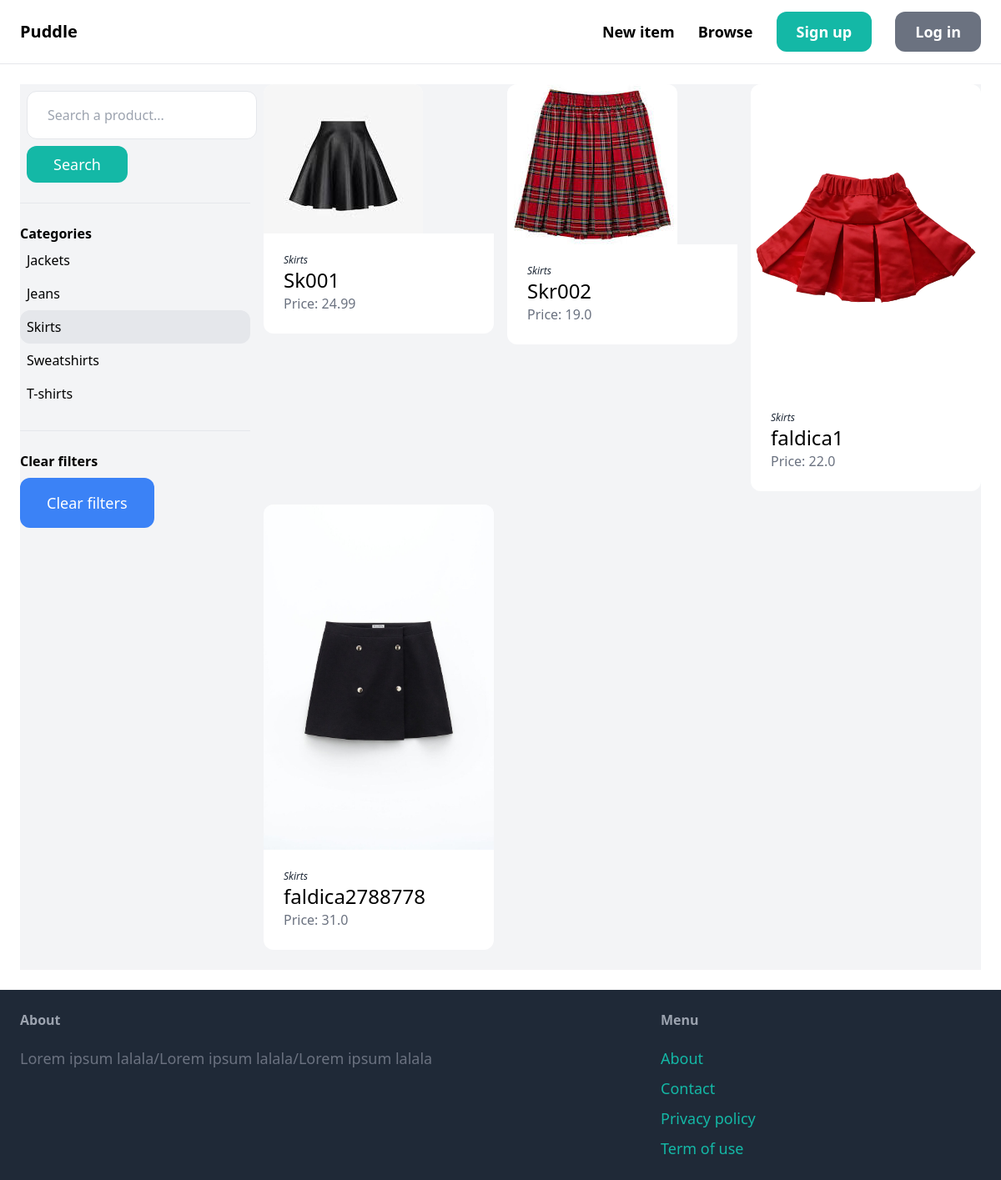
Page /items/?query=&category=2 on the committed database.
### item/models.py (models this page shows, shortened)
class Category(models.Model):
    name = models.CharField(max_length=255)
    class Meta:
        ordering = ('name', )
        verbose_name_plural = 'Categories'
    def __str__(self) -> str:
        return self.name

class Item(models.Model):
    category = models.ForeignKey(Category, related_name='items', on_delete=models.CASCADE)
    name = models.CharField(max_length=255)
    description = models.TextField(blank=True, null=True)
    price = models.FloatField()
    image = models.ImageField(upload_to='item_images', blank=True, null=True)
    is_sold = models.BooleanField(default=False)
    created_by = models.ForeignKey(User, related_name='items', on_delete=models.CASCADE) #'items' so we can access the list of items for user.
    created_at = models.DateTimeField(auto_now_add=True) #auto now date and time
    class Meta:
        ordering = ('name', )

### item/views.py (the view)
# urls.py: path('', views.items, name='items'),
def items(request):
    query = request.GET.get('query', '')
    category_id = request.GET.get('category', '')
    categories = Category.objects.all()
    items = Item.objects.filter(is_sold=False)
    if category_id:
        category_id = int(category_id)
        items = items.filter(category_id=category_id)
    if query:
        items = items.filter(Q(name__icontains=query) | Q(description__icontains=query))
    return render(request, 'item/items.html', {
        'items': items,
        'query': query,
        'categories': categories,
        'category_id': category_id
    })

### item/templates/item/items.html (shortened to what this page needs)
{% extends 'core/base.html' %}
{% block content %}
    <div class="pb-6 grid grid-cols-4 gap-4 bg-gray-100">
        <div class="col-span-1">
            <form method="get" action="{% url 'item:items' %}">
                <input name="query" class="w-full ml-2 mt-2 py-4 px-6 border rounded-xl" type="text" value="{{ query }}" placeholder="Search a product... ">
                <button class="mt-2 ml-2 py-2 px-8 text-lg bg-teal-500 text-white rounded-xl">Search</button>
            </form>
            <hr class="my-6">
            <p class="font-semibold">Categories</p>
            <ul>
                {% for category in categories %}
                <li class="py-2 px-2 rounded-xl{% if category.id == category_id %} bg-gray-200 {% endif %}">
                    <a href="{% url 'item:items' %}?query={{ query }}&category={{ category.id }}">{{ category.name }}</a>
                </li>
                {% endfor %}
            </ul>
            <hr class="my-6">
            <p class="font-semibold">Clear filters</p>
            <ul>
                <li>
                    <a href="{% url 'item:items' %}" class="mt-2 py-4 px-8 inline-block bg-blue-500 text-lg rounded-xl text-white">Clear filters</a>
                </li>
            </ul>
        </div>
        <div class="col-span-3">
            <div class="grid grid-cols-3 gap-4">
                {% for item in items %}
                    <div>
                        <a href="{% url 'item:detail' item.id %}">
                            <div>
                                <img src="{{ item.image.url }}" class="rounded-t-xl bg-white">
                            </div>
                            <div class="p-6 bg-white rounded-b-xl">
                                <p class="text-xs text-gray-800 italic">{{ item.category }}</p>
                                <h2 class="text-2xl">{{ item.name }}</h2>
                                <p class="text-gray-500">Price: {{ item.price }}</p>
                            </div>
                        </a>
                    </div>
                {% endfor %}
            </div>
        </div>
    </div>
{% endblock %}

### rows in the picture
Category: name "Jackets"
Category: name "Jeans"
Category: name "Skirts"
Category: name "Sweatshirts"
Category: name "T-shirts"
Item: image (picture), category "Skirts", name "Sk001", price "24.99"
Item: image (picture), category "Skirts", name "Skr002", price "19.0"
Item: image (picture), category "Skirts", name "faldica1", price "22.0"
Item: image (picture), category "Skirts", name "faldica2788778", price "31.0"
